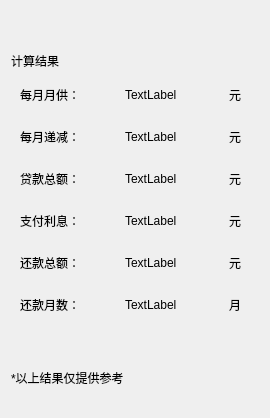
      <widget class="QWidget" name="widget_24" native="true">
       <property name="minimumSize">
        <size>
         <width>270</width>
         <height>0</height>
        </size>
       </property>
       <property name="maximumSize">
        <size>
         <width>250</width>
         <height>16777215</height>
        </size>
       </property>
       <property name="styleSheet">
        <string notr="true">font: 9pt &quot;锐字锐线怒放黑简1.0&quot;;</string>
       </property>
       <layout class="QGridLayout" name="gridLayout_95">
        <item row="7" column="0" colspan="3">
         <widget class="QWidget" name="widget_Redate_4" native="true">
          <layout class="QGridLayout" name="gridLayout_96">
           <item row="0" column="0">
            <widget class="QLabel" name="label_45">
             <property name="text">
              <string>还款月数：</string>
             </property>
            </widget>
           </item>
           <item row="0" column="1">
            <widget class="QLabel" name="label_Redate_4">
             <property name="text">
              <string>TextLabel</string>
             </property>
            </widget>
           </item>
           <item row="0" column="2">
            <widget class="QLabel" name="label_46">
             <property name="maximumSize">
              <size>
               <width>21</width>
               <height>20</height>
              </size>
             </property>
             <property name="text">
              <string>月</string>
             </property>
            </widget>
           </item>
          </layout>
         </widget>
        </item>
        <item row="6" column="0" colspan="3">
         <widget class="QWidget" name="widget_Retotalpay_4" native="true">
          <layout class="QGridLayout" name="gridLayout_99">
           <item row="0" column="2">
            <widget class="QLabel" name="label_51">
             <property name="maximumSize">
              <size>
               <width>21</width>
               <height>20</height>
              </size>
             </property>
             <property name="text">
              <string>元</string>
             </property>
            </widget>
           </item>
           <item row="0" column="0">
            <widget class="QLabel" name="label_52">
             <property name="text">
              <string>还款总额：</string>
             </property>
            </widget>
           </item>
           <item row="0" column="1">
            <widget class="QLabel" name="label_Retotalpay_4">
             <property name="text">
              <string>TextLabel</string>
             </property>
            </widget>
           </item>
          </layout>
         </widget>
        </item>
        <item row="0" column="0">
         <spacer name="verticalSpacer_29">
          <property name="orientation">
           <enum>Qt::Vertical</enum>
          </property>
          <property name="sizeType">
           <enum>QSizePolicy::Maximum</enum>
          </property>
          <property name="sizeHint" stdset="0">
           <size>
            <width>20</width>
            <height>40</height>
           </size>
          </property>
         </spacer>
        </item>
        <item row="10" column="1">
         <spacer name="verticalSpacer_30">
          <property name="orientation">
           <enum>Qt::Vertical</enum>
          </property>
          <property name="sizeType">
           <enum>QSizePolicy::Maximum</enum>
          </property>
          <property name="sizeHint" stdset="0">
           <size>
            <width>20</width>
            <height>20</height>
           </size>
          </property>
         </spacer>
        </item>
        <item row="1" column="2">
         <spacer name="horizontalSpacer_6">
          <property name="orientation">
           <enum>Qt::Horizontal</enum>
          </property>
          <property name="sizeHint" stdset="0">
           <size>
            <width>163</width>
            <height>20</height>
           </size>
          </property>
         </spacer>
        </item>
        <item row="9" column="0" colspan="3">
         <widget class="QLabel" name="label_53">
          <property name="text">
           <string>*以上结果仅提供参考</string>
          </property>
         </widget>
        </item>
        <item row="5" column="0" colspan="3">
         <widget class="QWidget" name="widget_Reinterest_4" native="true">
          <layout class="QGridLayout" name="gridLayout_101">
           <item row="0" column="0">
            <widget class="QLabel" name="label_55">
             <property name="text">
              <string>支付利息：</string>
             </property>
            </widget>
           </item>
           <item row="0" column="1">
            <widget class="QLabel" name="label_Reinterest_4">
             <property name="text">
              <string>TextLabel</string>
             </property>
            </widget>
           </item>
           <item row="0" column="2">
            <widget class="QLabel" name="label_56">
             <property name="maximumSize">
              <size>
               <width>21</width>
               <height>20</height>
              </size>
             </property>
             <property name="text">
              <string>元</string>
             </property>
            </widget>
           </item>
          </layout>
         </widget>
        </item>
        <item row="3" column="0" colspan="3">
         <widget class="QWidget" name="widget_Redecline_4" native="true">
          <layout class="QGridLayout" name="gridLayout_97">
           <item row="0" column="2">
            <widget class="QLabel" name="label_47">
             <property name="maximumSize">
              <size>
               <width>21</width>
               <height>20</height>
              </size>
             </property>
             <property name="text">
              <string>元</string>
             </property>
            </widget>
           </item>
           <item row="0" column="0">
            <widget class="QLabel" name="label_48">
             <property name="text">
              <string>每月递减：</string>
             </property>
            </widget>
           </item>
           <item row="0" column="1">
            <widget class="QLabel" name="label_Redecline_4">
             <property name="text">
              <string>TextLabel</string>
             </property>
            </widget>
           </item>
          </layout>
         </widget>
        </item>
        <item row="4" column="0" colspan="3">
         <widget class="QWidget" name="widget_ReLoan_4" native="true">
          <layout class="QGridLayout" name="gridLayout_98">
           <item row="0" column="2">
            <widget class="QLabel" name="label_49">
             <property name="maximumSize">
              <size>
               <width>21</width>
               <height>20</height>
              </size>
             </property>
             <property name="text">
              <string>元</string>
             </property>
            </widget>
           </item>
           <item row="0" column="0">
            <widget class="QLabel" name="label_50">
             <property name="text">
              <string>贷款总额：</string>
             </property>
            </widget>
           </item>
           <item row="0" column="1">
            <widget class="QLabel" name="label_ReLoan_4">
             <property name="text">
              <string>TextLabel</string>
             </property>
            </widget>
           </item>
          </layout>
         </widget>
        </item>
        <item row="8" column="1">
         <spacer name="verticalSpacer_31">
          <property name="orientation">
           <enum>Qt::Vertical</enum>
          </property>
          <property name="sizeType">
           <enum>QSizePolicy::Maximum</enum>
          </property>
          <property name="sizeHint" stdset="0">
           <size>
            <width>20</width>
            <height>40</height>
           </size>
          </property>
         </spacer>
        </item>
        <item row="2" column="0" colspan="3">
         <widget class="QWidget" name="widget_Remonthpay_4" native="true">
          <layout class="QGridLayout" name="gridLayout_100">
           <item row="0" column="0">
            <widget class="QLabel" name="label_Remonthpay_change_4">
             <property name="text">
              <string>每月月供：</string>
             </property>
            </widget>
           </item>
           <item row="0" column="1">
            <widget class="QLabel" name="label_Remonthpay_4">
             <property name="text">
              <string>TextLabel</string>
             </property>
            </widget>
           </item>
           <item row="0" column="2">
            <widget class="QLabel" name="label_54">
             <property name="maximumSize">
              <size>
               <width>21</width>
               <height>20</height>
              </size>
             </property>
             <property name="text">
              <string>元</string>
             </property>
            </widget>
           </item>
          </layout>
         </widget>
        </item>
        <item row="1" column="0" colspan="2">
         <widget class="QLabel" name="label_57">
          <property name="text">
           <string>计算结果</string>
          </property>
         </widget>
        </item>
       </layout>
      </widget>
